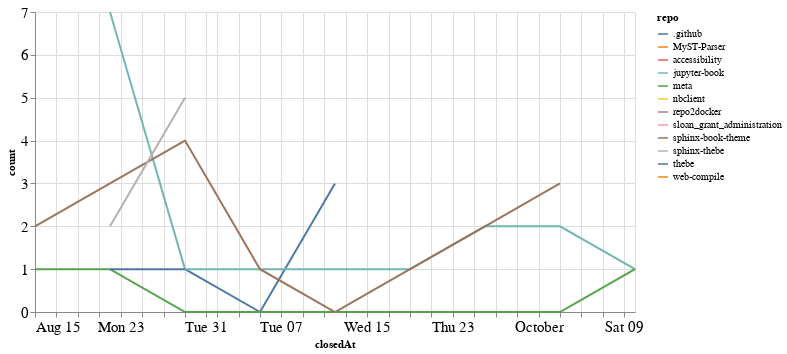

Here is the notebook cell this chart was saved with:
### Code cell
closed_by_time = closed_by.groupby('repo').resample('W', on='closedAt').count()['author'].reset_index()
closed_by_time = closed_by_time.rename(columns={'author': 'count'})

alt.Chart(closed_by_time, width=600).mark_line().encode(
    x='closedAt',
    y='count',
    color='repo',
    tooltip="repo"
)

### Figure 1 — Vega-Lite specification as saved in the notebook (floating-point values rounded to 4 significant figures)
{"config": {"axisLeft": {"labelFontSize": 15}, "axisBottom": {"labelFontSize": 15}}, "data": {"name": "data-8546eca7e0033b0326cee67638d15b27"}, "mark": "line", "encoding": {"color": {"type": "nominal", "field": "repo"}, "tooltip": {"type": "nominal", "field": "repo"}, "x": {"type": "temporal", "field": "closedAt"}, "y": {"type": "quantitative", "field": "count"}}, "width": 600, "$schema": "https://vega.github.io/schema/vega-lite/v4.8.1.json", "datasets": {"data-8546eca7e0033b0326cee67638d15b27": [{"repo": ".github", "closedAt": "2021-08-29T00:00:00", "count": 1}, {"repo": ".github", "closedAt": "2021-09-05T00:00:00", "count": 0}, {"repo": ".github", "closedAt": "2021-09-12T00:00:00", "count": 3}, {"repo": "MyST-Parser", "closedAt": "2021-09-26T00:00:00", "count": 1}, {"repo": "accessibility", "closedAt": "2021-08-29T00:00:00", "count": 2}, {"repo": "jupyter-book", "closedAt": "2021-08-22T00:00:00", "count": 7}, {"repo": "jupyter-book", "closedAt": "2021-08-29T00:00:00", "count": 1}, {"repo": "jupyter-book", "closedAt": "2021-09-05T00:00:00", "count": 1}, {"repo": "jupyter-book", "closedAt": "2021-09-12T00:00:00", "count": 1}, {"repo": "jupyter-book", "closedAt": "2021-09-19T00:00:00", "count": 1}, {"repo": "jupyter-book", "closedAt": "2021-09-26T00:00:00", "count": 2}, {"repo": "jupyter-book", "closedAt": "2021-10-03T00:00:00", "count": 2}, {"repo": "jupyter-book", "closedAt": "2021-10-10T00:00:00", "count": 1}, {"repo": "meta", "closedAt": "2021-08-15T00:00:00", "count": 1}, {"repo": "meta", "closedAt": "2021-08-22T00:00:00", "count": 1}, {"repo": "meta", "closedAt": "2021-08-29T00:00:00", "count": 0}, {"repo": "meta", "closedAt": "2021-09-05T00:00:00", "count": 0}, {"repo": "meta", "closedAt": "2021-09-12T00:00:00", "count": 0}, {"repo": "meta", "closedAt": "2021-09-19T00:00:00", "count": 0}, {"repo": "meta", "closedAt": "2021-09-26T00:00:00", "count": 0}, {"repo": "meta", "closedAt": "2021-10-03T00:00:00", "count": 0}, {"repo": "meta", "closedAt": "2021-10-10T00:00:00", "count": 1}, {"repo": "nbclient", "closedAt": "2021-09-19T00:00:00", "count": 1}, {"repo": "repo2docker", "closedAt": "2021-09-19T00:00:00", "count": 1}, {"repo": "sloan_grant_administration", "closedAt": "2021-10-10T00:00:00", "count": 1}, {"repo": "sphinx-book-theme", "closedAt": "2021-08-15T00:00:00", "count": 2}, {"repo": "sphinx-book-theme", "closedAt": "2021-08-22T00:00:00", "count": 3}, {"repo": "sphinx-book-theme", "closedAt": "2021-08-29T00:00:00", "count": 4}, {"repo": "sphinx-book-theme", "closedAt": "2021-09-05T00:00:00", "count": 1}, {"repo": "sphinx-book-theme", "closedAt": "2021-09-12T00:00:00", "count": 0}, {"repo": "sphinx-book-theme", "closedAt": "2021-09-19T00:00:00", "count": 1}, {"repo": "sphinx-book-theme", "closedAt": "2021-09-26T00:00:00", "count": 2}, {"repo": "sphinx-book-theme", "closedAt": "2021-10-03T00:00:00", "count": 3}, {"repo": "sphinx-thebe", "closedAt": "2021-08-22T00:00:00", "count": 2}, {"repo": "sphinx-thebe", "closedAt": "2021-08-29T00:00:00", "count": 5}, {"repo": "thebe", "closedAt": "2021-08-22T00:00:00", "count": 1}, {"repo": "thebe", "closedAt": "2021-08-29T00:00:00", "count": 1}, {"repo": "web-compile", "closedAt": "2021-09-26T00:00:00", "count": 1}]}}
